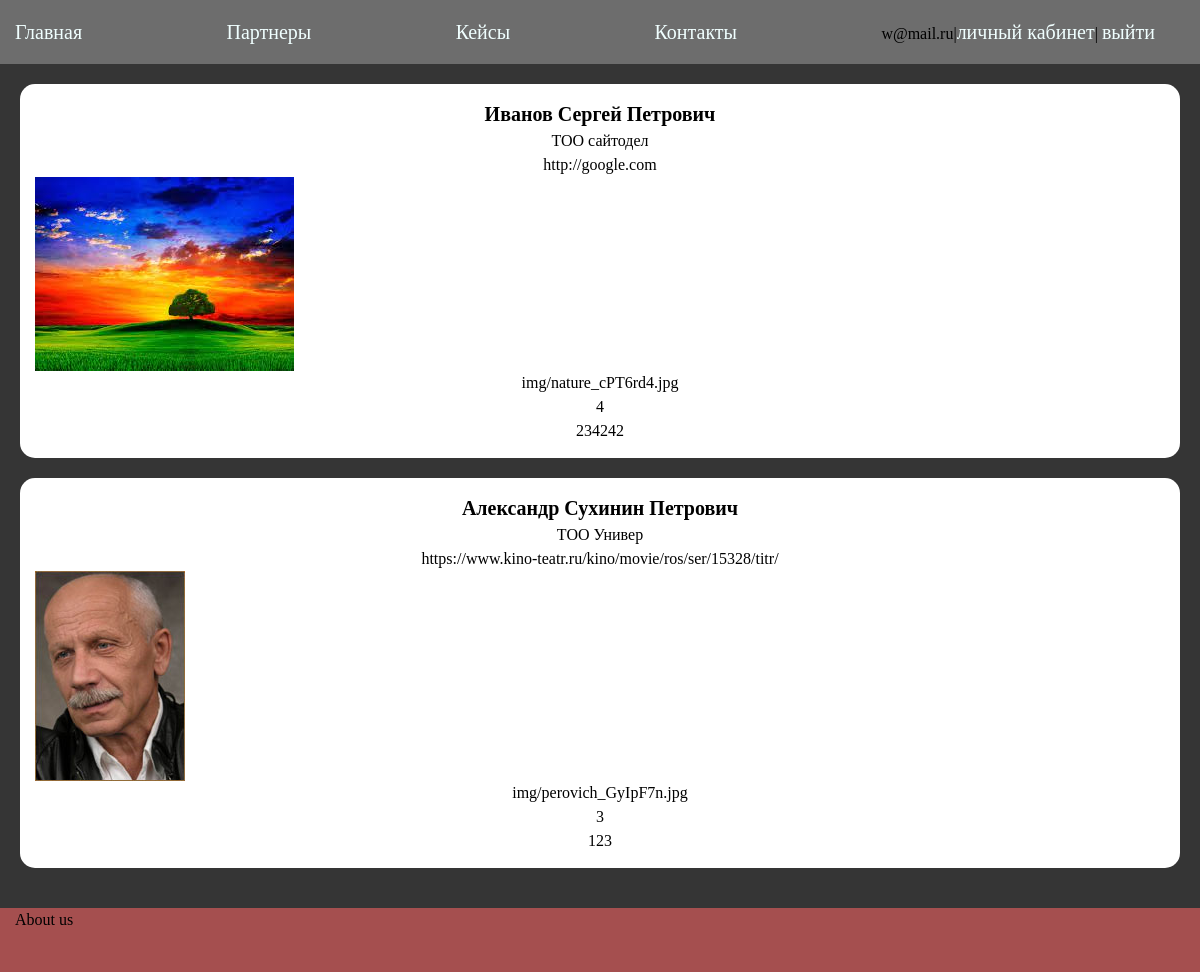
The page /partners/ (signed in) on the database its author committed.
### BastauApp/models.py (models this page shows)
class User(AbstractBaseUser, PermissionsMixin):
    ROLES = [('Студент', 'Студент'),
             ('Партнер', 'Партнер')]
    email = models.EmailField(db_index=True, unique=True, max_length=254)
    phone = models.CharField(max_length=20, help_text='Номер телефона')
    is_staff = models.BooleanField(default=True)  # must needed, otherwise you won't be at
    is_active = models.BooleanField(default=True)  # must needed, otherwise you won't be «
    is_superuser = models.BooleanField(default=False)  # this field we inherit from Permis
    role = models.CharField(choices=ROLES, default=ROLES[0], max_length=10)
    objects = CustomUserManager()
    REQUIRED_FIELDS = ["phone"]
    USERNAME_FIELD = 'email'
    class Meta:
        verbose_name = "Юзер"
        verbose_name_plural = "Юзеры"

class Partner(models.Model):
    Fio = models.CharField(max_length=100, verbose_name='ФИО', blank=True)
    name_of_partner = models.CharField(max_length=100, verbose_name='Название организации')
    site = models.URLField(max_length=200)
    avatar = models.ImageField("Аватар", upload_to="img")
    user_id = models.OneToOneField(User, verbose_name='id', on_delete=models.CASCADE)
    class Meta:
        verbose_name = "Партнер"
        verbose_name_plural = "Партнеры"
    def __str__(self):
        return self.Fio

### BastauApp/views.py (the view)
# urls.py: path('partners/', ShowPartners.as_view(), name='partners'),
class ShowPartners(ListView):
    model = Partner
    template_name = 'partners.html'
    extra_context = {'name': 'Партнеры', 'menu': menu}

### BastauApp/templates/partners.html
{% extends 'base.html' %}
{% load static %}
{% block content %}
    {% for item in object_list %}
    <div class="case">
      <span class="case__title">
        {{item}}
      </span>
      <p>{{item.name_of_partner}}</p>
      <p>{{item.site}}</p>
      <img src="{{item.avatar.url}}" alt="">
      {{item.avatar}}
      <p>{{item.user_id.id}}</p>
        <p>{{item.user_id.phone}}</p>
    </div>
    {% endfor %}
  {% endblock %}

### BastauApp/templates/base.html (shortened to what this page needs)
{% load static %}
<!DOCTYPE html>
<html lang="en">
  <head>
    <link type="text/css" href="{% static 'css/style.css' %}" rel="stylesheet" />
    <link type="text/css" href="{% static 'css/zero.css' %}" rel="stylesheet" />
  </head>
  <body>
    <nav class="nav">
      <div class="container">
        {% block mainmenu %}
          <ul class="nav__list">
            <li><a href="{% url 'index' %}">Главная</a></li>
            {% for item in menu %}
              <li><a href="{% url item.url_name %}">{{item.title}}</a></li>
            {% endfor %}
           {% if request.user.is_authenticated %}
<li class="last">  {{user.email}}|<a href="{% url 'personal' %}">личный кабинет</a>| <a href="{% url 'logout' %}">выйти</a></li>
{% else %}
<li class="last"><a href="{% url 'signup' %}">Регистрация</a> | <a href="{% url 'login' %}">Войти</a></li>
{% endif %}
          </ul>
        {% endblock mainmenu %}
      </div>
    </nav>
    <div class="content">
      <div class="container">
        <main class="main">
          {% block content %}
          {% endblock %}
        </main>
      </div>
    </div>
    <footer class="footer">
      <div class="container">
        About us
      </div>
    </footer>
  </body>
</html>

### BastauApp/static/css/style.css (style rules this page uses)
body { height: 100%; }
html { height: 100%; }
.container { max-width: 1170px; margin: 0 auto; height: 100%; }
.nav { height: 64px; background-color: rgb(109, 109, 109); align-items: center; }
.nav__list { height: 100%; display: flex; justify-content: space-between; align-items: center; }
.nav__list li { margin-right: 30px; }
.nav__list li a { text-decoration: none; font-size: 20px; color: azure; }
.content { min-height: calc(100vh - 128px); background-color: rgb(53, 53, 53); padding: 20px; }
.footer { height: 64px; background-color: rgb(165, 79, 79); }
.case { background-color: #fff; padding: 15px; border-radius: 15px; margin-bottom: 20px; text-align: center; }
.case__title { font-size: 20px; font-weight: bold; }

### BastauApp/static/css/zero.css (style rules this page uses)
*, *::before, *::after { box-sizing: border-box; }
ul[class], ol[class] { padding: 0; }
body, h1, h2, h3, h4, p, ul[class], ol[class], li, figure, figcaption, blockquote, dl, dd { margin: 0; }
body { min-height: 100vh; scroll-behavior: smooth; text-rendering: optimizeSpeed; line-height: 1.5; }
ul[class], ol[class] { list-style: none; }
a:not([class]) { text-decoration-skip-ink: auto; }
img { max-width: 100%; display: block; }

### rows shown on the page
User: email "w@mail.ru"
Partner: Fio "Иванов Сергей Петрович", name_of_partner "ТОО сайтодел", site "http://google.com", avatar (picture), avatar "img/nature_cPT6rd4.jpg", user_id.id "4", user_id.phone "234242"
Partner: Fio "Александр Сухинин Петрович", name_of_partner "ТОО Универ", site "https://www.kino-teatr.ru/kino/movie/ros/ser/15328/titr/", avatar (picture), avatar "img/perovich_GyIpF7n.jpg", user_id.id "3", user_id.phone "123"

### other values the page prints
{{ item.title }} "Партнеры" "Кейсы" "Контакты"
